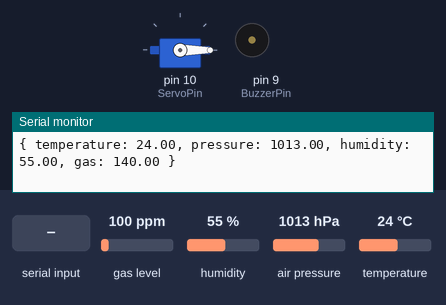
Bench run of a sketch on a simulated Arduino Uno, built with avr-gcc and run on an emulated ATmega328P. On the bench: servo, buzzer (waves = sounding), the last lines printed to the serial monitor. The inputs (shaded band) are chosen by the test bench; at power-on: gas level 100 ppm, humidity 55 %, air pressure 1013 hPa, temperature 24 °C.

Above: at 8.0 s.
8.1 s: "alarm" received over Serial
At 9.6 s:
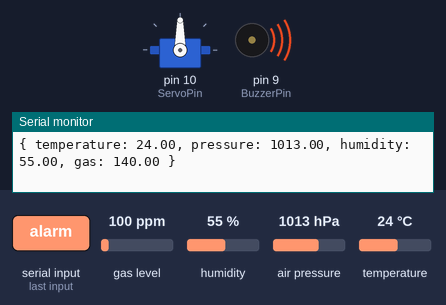
At 17.1 s:
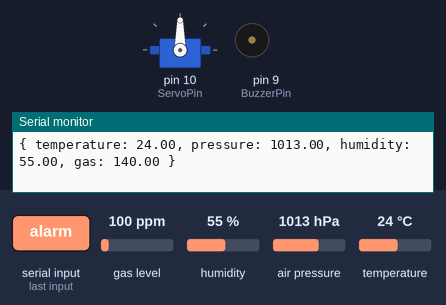
Timing chart, 0 to 24.9 s (numbered marks = the images above; inputs shaded):
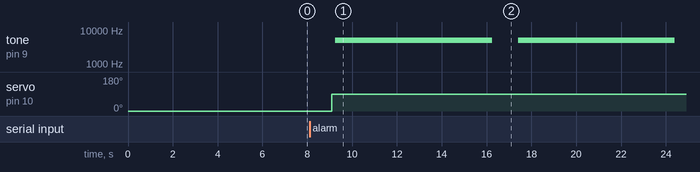

The sketch:

bme680_readings.ino
```cpp
#include <Servo.h>
#include <Wire.h>
#include <Adafruit_Sensor.h>
#include "Adafruit_BME680.h"
#define ServoPin 10
#define BuzzerPin 9
#define FREQ 5000
Adafruit_BME680 bme;
Servo ServoTap;
volatile bool FIRE = false;

void setup() {


  Serial.begin(115200);
  if (!bme.begin(0x76)) {
    Serial.println(F("Check wiring!"));
    while (1);
  }

  ServoTap.attach(ServoPin);
  ServoTap.write(0);

  bme.setTemperatureOversampling(BME680_OS_8X);
  bme.setHumidityOversampling(BME680_OS_2X);
  bme.setPressureOversampling(BME680_OS_4X);
  bme.setIIRFilterSize(BME680_FILTER_SIZE_3);
  bme.setGasHeater(320, 150);
}

void loop() {
  String json = "";

  if (!bme.endReading()) {
    Serial.println(F("Failed to complete reading"));
    return;
  }

  json += "{ ";
  json += "temperature: ";
  json += bme.temperature;

  json += ", pressure: ";
  json += bme.pressure / 100.0;

  json += ", humidity: ";
  json += bme.humidity;

  json += ", gas: ";
  json += bme.gas_resistance / 1000.0;

  json += " }";

  Serial.println(json);
  if(FIRE){
    Buzzer(7);
  }
  else {
    delay(7000);
  }

  String serverResponse = Serial.readString();
  serverResponse.trim();

  if (serverResponse == "alarm") {
    ServoTap.write(90);
    FIRE = true;
  }

  if(serverResponse == "extinguished"){
    ServoTap.write(0);
    FIRE = false;
  }
}

void Buzzer(int numTimes){
  for (int i = 0; i < numTimes; i++){
    tone(BuzzerPin, FREQ);
    delay(1000);
    noTone(BuzzerPin);
  }
}
```

Measured:
- after the input at 8.1 s, tone on pin 9 (BuzzerPin): alternates 5000 Hz for 7.0 s and silent for 1.2 s, starting after 1.2 s; servo on pin 10 (ServoPin): 0° → 90° after 1.0 s
